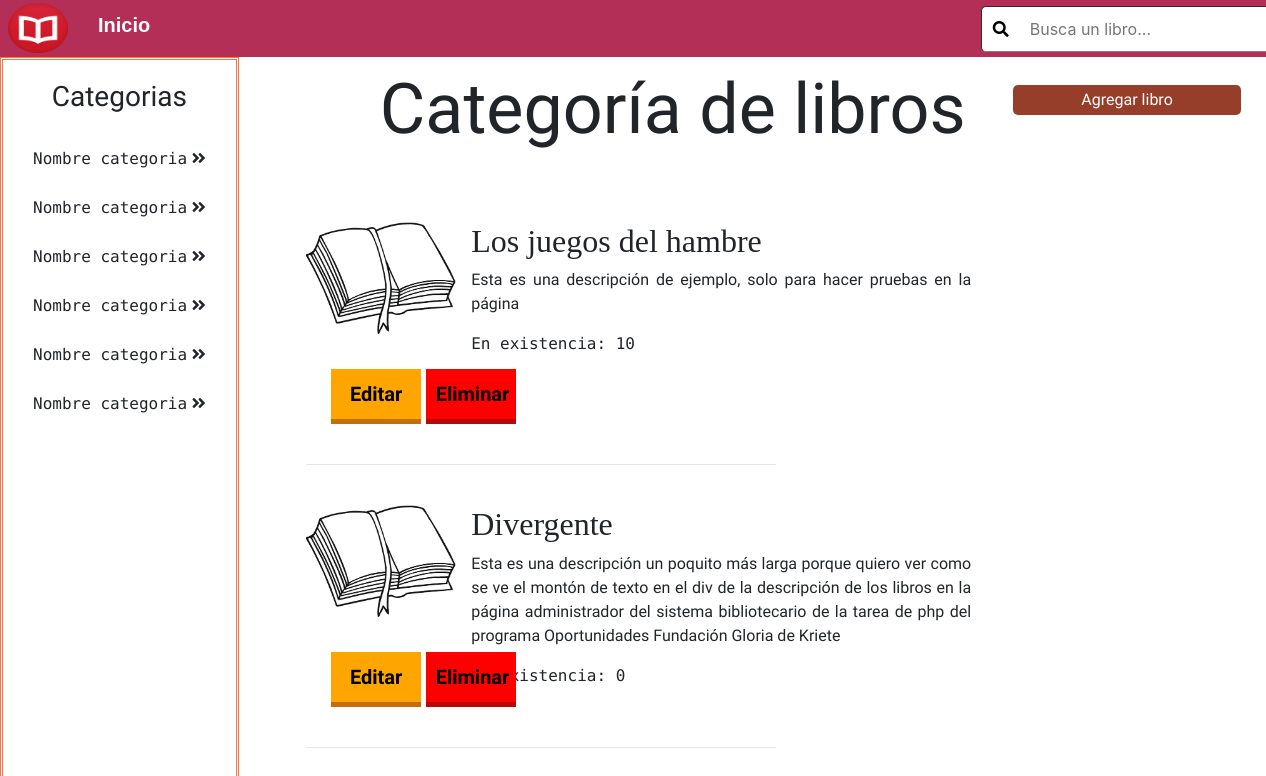
/views/administrador.php, run on the app's committed database.
### tables this page shows
CREATE TABLE `libros` (
  `Id_Libro` int(3) NOT NULL,
  `Nombre` varchar(255) NOT NULL,
  `Descripcion` varchar(1000) NOT NULL,
  `Existencia` int(2) NOT NULL,
  `Puntuacion` int(3) NOT NULL,
  `Id_Autor` int(3) NOT NULL DEFAULT '0',
  `Id_Editorial` int(3) NOT NULL DEFAULT '0'
);

### models/Conexion.php (called while the page is built, shortened)
<?php
	class Conexion
	{
		function __construct()
		{
			try {
				$this->conexion = new PDO('mysql:host=' . $this->DB_SERVER . ';dbname=' . $this->DB_BBDD,$this->DB_USER, $this->DB_PASSWORD, $this->arrayOptions);
			} catch (PDOException $e) {
				die("Error de conexión " . $e->getMessage() . " en la línea " . $e->getLine());
			}
		}
		public function SelectQuery(array $columnsSelect = null, string $tabla, string $someColumn = null, string $someValue = null)
		{
			if ($columnsSelect == null) {
				if ($someColumn == null || $someValue == null) {
					$query = "SELECT * FROM $tabla";
				} else {
					$query = "SELECT * FROM $tabla WHERE $someColumn LIKE '$someValue'";
				}
			}
			return $this->execQuery($query);
		}
		public function execQuery(string $query, array $marcadores = null)
		{
			try {
				$cons_prep = $this->conexion->prepare($query);
				if ($marcadores == null) {
					$cons_prep->execute();
				} else {
					$cons_prep->execute($marcadores);
				}
				$filasAfectadas = $cons_prep->rowCount();
				if ($filasAfectadas == 0) {
					return "No se ha afectado ninguna fila";
				} else {
					return $cons_prep->fetchAll();
				}
			} catch (PDOException $e) {
				die("Error " . $e->getMessage() . " en la línea " . $e->getLine());
			}
		}
		private $DB_SERVER = "localhost";
		private $DB_BBDD = "sistemabib";
		private $DB_USER = "root";
		private $DB_PASSWORD = "";
		private $conexion;
		private $arrayOptions = array(
			PDO::ATTR_ERRMODE=>PDO::ERRMODE_EXCEPTION,
			PDO::ATTR_EMULATE_PREPARES=>FALSE,
			PDO::MYSQL_ATTR_INIT_COMMAND=>"SET NAMES 'utf8'",
			PDO::ATTR_DEFAULT_FETCH_MODE=>PDO::FETCH_ASSOC
		);
	}
	$conexion = new Conexion();
 ?>

### views/administrador.php (the view, shortened to what this page needs)
<?php
	require_once("../models/Conexion.php");
	$datos = $conexion->SelectQuery(null, "libros", null, null);
 ?>
<!DOCTYPE html>
<html lang="en">
<head>
	<link rel="stylesheet" type="text/css" href="css/administrador.css">
	<link rel="stylesheet" type="text/css" href="../views/css/aside.css">
	<link rel="stylesheet" type="text/css" href="../views/css/fuentes.css">
	<link rel="stylesheet" type="text/css" href="../views/css/nav.css">
	<link rel="stylesheet" type="text/css" href="../views/css/searchbar.css">
	<link rel="stylesheet" href="https://use.fontawesome.com/releases/v5.3.1/css/all.css">
</head>
<body>
	<header>
		<?php include '../views/nav.php'; ?>
	</header>
	<section class="main">
		<h1 id="cateLibrostxt">Categoría de libros</h1>
		<a href="add.php"><button class="agregar">Agregar libro</button></a>
		<?php include '../views/aside.php'; ?>
		<div class="editarlibros">
			<?php foreach ($datos as $datoLibro): ?>
			<div class="libro">
				<div class="img">
					<img src="imagenes/libro-default.jpg">
				</div>
				<div id="infolibro">
					<h2 class="nombrelibro"><?php echo $datoLibro['Nombre'] ?></h2>
					<p class="descripcion"><?php echo $datoLibro['Descripcion'] ?></p>
					<span id="existencia">En existencia: <?php echo $datoLibro['Existencia'] ?></span>
				</div>
				<br>
				<div class="botones">
					<a href="../views/actualizar.php?id=<?php echo $datoLibro['Id_Libro']; ?>"><button id="editar">Editar</button></a>
					<button id="borrar">Eliminar</button>
				</div>
				<br>
				<hr>
				<br>
			</div>
			<?php endforeach ?>
		</div>
	</section>
</body>
</html>

### views/nav.php
<link rel="stylesheet" type="text/css" href="css/bootstrap.min.css">
<div class="nav container-fluid">
	<img src="../views/imagenes/books-icon.png">
	<ul>
		<li><a href="Inicio1.php">Inicio</a></li>
	</ul>
	<div class="searchbar">
		<form action="" method="get">
			<button type="submit" id="search">
				<li class="fas fa-search"></li>
			</button>
			<input type="text" name="busqueda" id="bar" placeholder="Busca un libro..." autocomplete="off">
		</form>
	</div>
</div>

### views/aside.php
<aside id="categorias">
			<h3 align="center">Categorias</h3><br>
			<span id="nomCat">Nombre categoria</span>
			<i class="fas fa-angle-double-right"></i>
			<br>
			<br>
			<span id="nomCat">Nombre categoria</span>
			<i class="fas fa-angle-double-right"></i>
			<br>
			<br>
			<span id="nomCat">Nombre categoria</span>
			<i class="fas fa-angle-double-right"></i>
			<br>
			<br>
			<span id="nomCat">Nombre categoria</span>
			<i class="fas fa-angle-double-right"></i>
			<br>
			<br>
			<span id="nomCat">Nombre categoria</span>
			<i class="fas fa-angle-double-right"></i>
			<br>
			<br>
			<span id="nomCat">Nombre categoria</span>
			<i class="fas fa-angle-double-right"></i>
			<br>
</aside>

### views/css/administrador.css (style rules this page uses)
* { margin: 0; padding: 0; box-sizing: border-box; }
body { font-family: Arial; }
#cateLibrostxt { display: inline-block; margin-top: 10px; position: absolute; left: 30%; font-size: 70px; font-family: 'Lobster', cursive; }
.nombrelibro { font-family: 'Arvo', serif; }
.editarlibros { text-align: justify; display: inline-block; width: 500px; height: 550px; margin: 150px 10px 10px 23%; padding: 15px; }
.editarlibros .img { width: 150px; height: auto; display: inline-block; }
.editarlibros img { width: 150px; }
.editarlibros #infolibro { position: absolute; display: inline-block; width: 500px; margin-left: 15px; }
.botones { margin-left: 25px; margin-top: 35px; display: block; position: relative; }
.botones button { padding: 10px; width: 90px; border: 0px; font-weight: bold; font-size: 16px; }
.botones #editar { background-color: orange; border-bottom: 5px solid #C36D0B; font-family: 'Nokora', serif; font-size: 20px; }
.botones #borrar { background-color: red; border-bottom: 5px solid #B80707; font-family: 'Nokora', serif; font-size: 20px; }
.agregar { position: absolute; right: 25px; top: 85px; background-color: #973E2B; border-radius: 5px; border: none; height: 30px; width: 18%; color: #ffffff; font-family: 'Chicle', cursive; }
.descripcion { font-family: 'Abel', sans-serif; }
#infolibro { display: block; }
#existencia { position: relative; display: block; }

### views/css/aside.css (style rules this page uses)
#categorias { padding: 20px 30px; border:3px double #FF7343; height: 100%; display: inline-block; position: absolute; left: 0px; }
aside h3 { font-family: 'Fjalla One', sans-serif; }
span { font-family: 'Source Code Pro', monospace; }

### views/css/nav.css (style rules this page uses)
.nav { background-color: rgba(171, 25, 69, 0.9); padding-left: 20px ; height: 57px; }
.nav li { margin-left: 30px; margin-top: 10px; float: right; }
.nav a { font-family: 'Noto Serif JP', sans-serif; font-weight: bold; font-size: 20px; color:#fff; }
.nav img { width:60px; height: 50px; margin-top: 3px; margin-left: 8px; }
ul { list-style: none; }

### views/css/searchbar.css (style rules this page uses)
.searchbar { display: inline-block; position: relative; left: 50%; margin: 3px 200px; }
.searchbar #search { position: absolute; left: 5px; top:3px; height: 46px; border-width: 0px; border-top: 1px inset grey; border-left: 1px inset grey; border-bottom: 1px inset grey; border-radius: 5px 0px 0px 5px; padding: 6px; background-color: #ffffff; }
.searchbar #search li { margin: 5px; }
.searchbar #bar { margin-left: 44px; margin-top: 3px; border-top: 1px inset grey; border-bottom: 1px inset grey; border-right: 1px inset grey; border-left: none; border-radius: 0px 5px 5px 0px; padding: 10px; width: 80%; }

### data on the page
libros: Nombre "Los juegos del hambre", Descripcion "Esta es una descripción de ejemplo, solo para hacer pruebas en la página", Existencia "10"
libros: Nombre "Divergente", Descripcion "Esta es una descripción un poquito más larga porque quiero ver como se ve el montón de texto en el div de la descripción de los libros en la página administrador del sistema bibliotecario de la tarea de php del programa Oportunidades Fundación Gloria de Kriete", Existencia "0"
